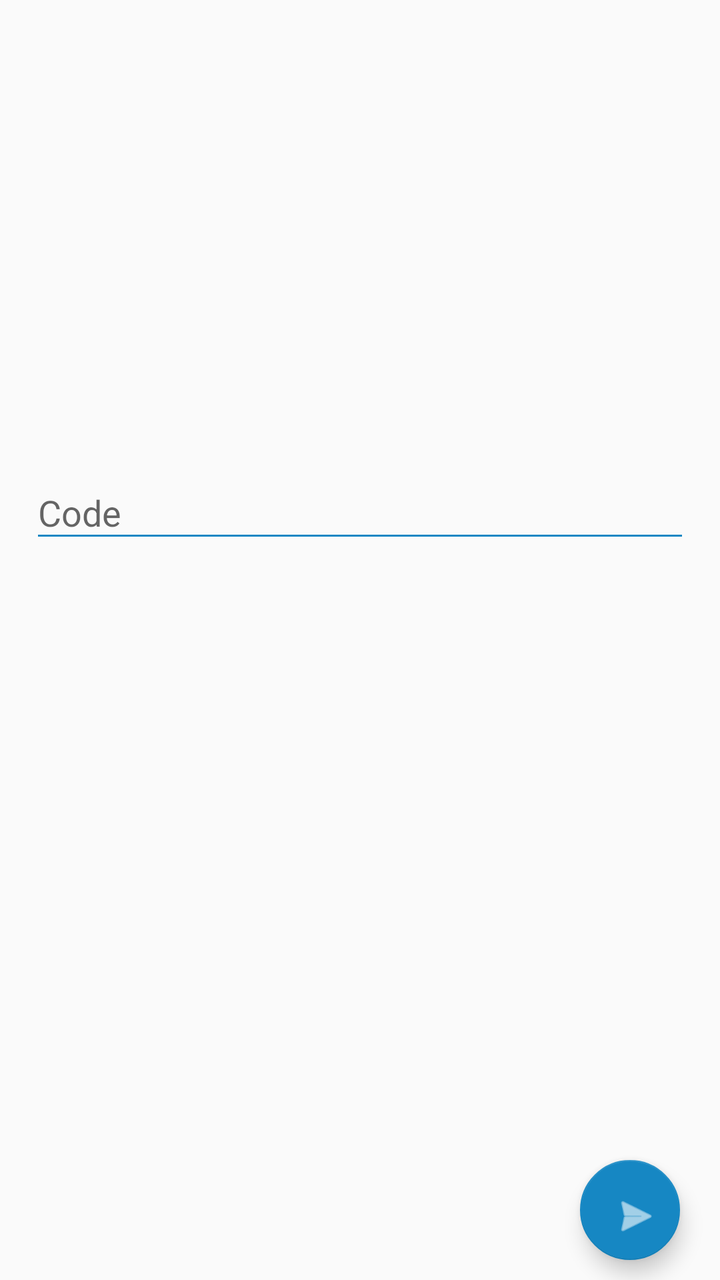
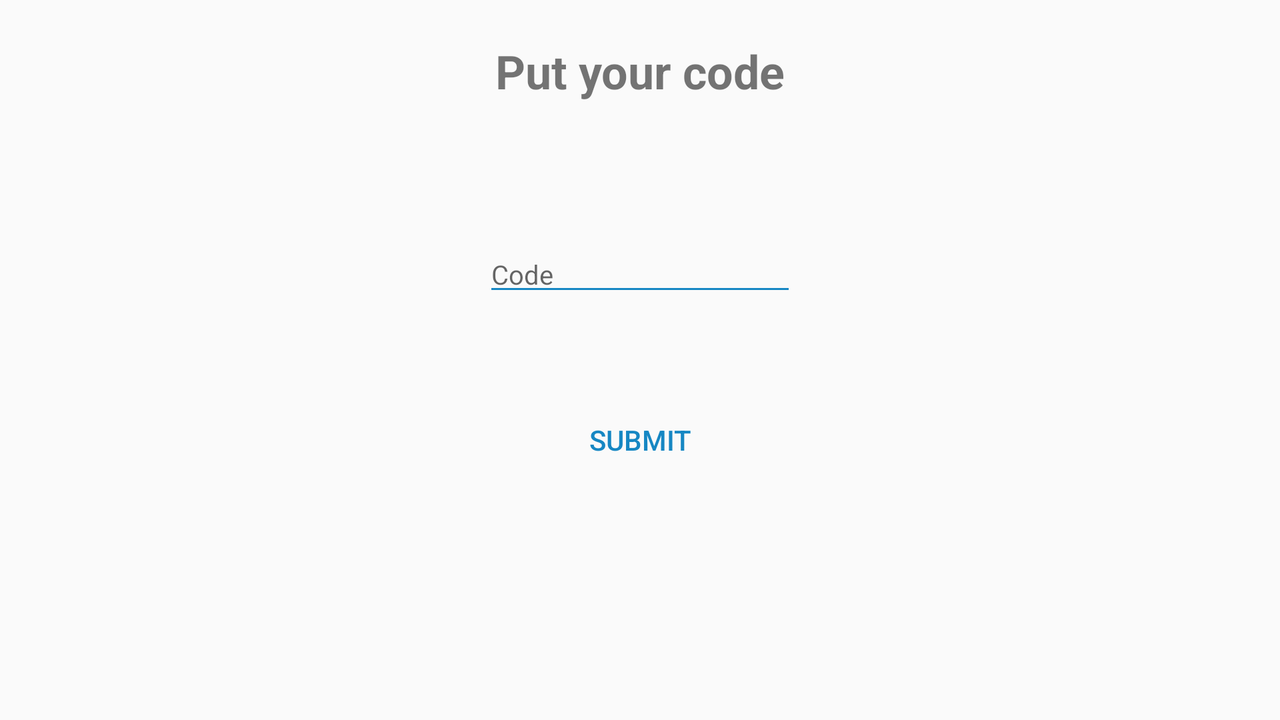

An Android layout and its configuration variant, each rendered on a device that would load it. The default file and the variant file are quoted in full after the pictures.
<!-- AndroidManifest.xml: activity theme AppTheme.Teal -->
<!-- res/layout/confirmationcode.xml -->
<?xml version="1.0" encoding="utf-8"?>
<android.support.constraint.ConstraintLayout xmlns:android="http://schemas.android.com/apk/res/android"
    android:layout_width="match_parent"
    android:layout_height="match_parent"
    xmlns:app="http://schemas.android.com/apk/res-auto">

    <android.support.constraint.Guideline
        android:id="@+id/guide"
        android:layout_width="wrap_content"
        android:layout_height="wrap_content"
        android:orientation="horizontal"
        app:layout_constraintGuide_percent="0.35"/>

    <android.support.design.widget.TextInputLayout
        android:id="@+id/inputcode"
        android:layout_width="330dp"
        android:layout_height="wrap_content"
        app:layout_constraintTop_toBottomOf="@id/guide"
        app:layout_constraintLeft_toLeftOf="parent"
        app:layout_constraintRight_toRightOf="parent">
        <EditText
            android:id="@+id/editcode"
            android:layout_width="match_parent"
            android:layout_height="wrap_content"
            android:ems="10"
            android:hint="Code"
            android:inputType="number"
            android:maxLength="6"/>
    </android.support.design.widget.TextInputLayout>

    <android.support.design.widget.FloatingActionButton
        android:id="@+id/submitcode"
        android:layout_width="50dp"
        android:layout_height="50dp"
        app:layout_constraintBottom_toBottomOf="parent"
        app:layout_constraintRight_toRightOf="parent"
        android:layout_marginBottom="10dp"
        android:layout_marginRight="20dp"
        android:src="@android:drawable/ic_menu_send"
        android:tint="#FFF"
        android:background="@drawable/roudbutton"/>


</android.support.constraint.ConstraintLayout>
<!-- resources referenced by this layout -->
<resources>
  <!-- drawable roudbutton (drawable) -->
  <?xml version="1.0" encoding="utf-8"?>
  <selector xmlns:android="http://schemas.android.com/apk/res/android">
      <item android:state_pressed="false">
          <shape android:shape="oval">
              <solid android:color="?colorAccent"/>
          </shape>
      </item>
      <item android:state_pressed="true">
          <shape android:shape="oval">
              <solid android:color="?colorPrimary"/>
          </shape>
      </item>
  </selector>
  <style name="AppTheme.Teal" parent="BaseTheme.Teal">
          
          <item name="selectableRectDrawableColored">@drawable/draw_checkbox</item>
          <item name="selectableRoundedRectDrawableColored">@drawable/draw_rounded</item>
      </style>
  <style name="BaseTheme.Teal" parent="AppTheme">
          
          <item name="colorPrimary">@color/material_teal_500</item>
          <item name="colorPrimaryDark">@color/material_teal_700</item>
          <item name="colorAccent">@color/material_teal_a700</item>
  
          <item name="colorControlNormal">@color/material_teal_500</item>
          <item name="colorControlActivated">@color/material_teal_500</item>
          <item name="colorControlHighlight">@color/selector_teal_pressed</item>
          <item name="dialogTheme">@style/AppTheme.Dialog.Teal</item>
          <item name="alertDialogTheme">@style/AppTheme.Dialog.Alert.Teal</item>
      </style>
  <!-- drawable draw_checkbox (drawable) -->
  <?xml version="1.0" encoding="utf-8"?>
  <selector xmlns:android="http://schemas.android.com/apk/res/android">
      <item android:state_pressed="true">
          <shape android:shape="rectangle">
              <solid android:color="@color/selector_teal_pressed"/>
          </shape>
      </item>
      
      <item android:state_selected="true">
          <shape android:shape="rectangle">
              <solid android:color="@color/selector_teal_focused"/>
          </shape>
      </item>
      
      <item android:state_focused="true">
          <shape android:shape="rectangle">
              <solid android:color="@color/selector_teal_focused"/>
          </shape>
      </item>
      
      <item android:drawable="@color/selector_normal"/>
  </selector>
  <style name="AppTheme" parent="BaseTheme">
          
     
      </style>
  <color name="material_teal_500">#1687C3</color>
  <color name="material_teal_700">#116E9F</color>
  <color name="material_teal_a700">#1687C3</color>
  <color name="selector_teal_pressed">#4400BFA5</color>
  <style name="AppTheme.Dialog.Teal">
          <item name="colorPrimary">@color/material_teal_500</item>
          <item name="colorPrimaryDark">@color/material_teal_700</item>
          <item name="colorAccent">@color/material_teal_a700</item>
      </style>
  <style name="AppTheme.Dialog.Alert.Teal">
          <item name="colorPrimary">@color/material_teal_500</item>
          <item name="colorPrimaryDark">@color/material_teal_700</item>
          <item name="colorAccent">@color/material_teal_a700</item>
      </style>
  <color name="selector_teal_focused">#2200BFA5</color>
  <color name="selector_normal">@android:color/transparent</color>
  <!-- from res/values-v19/ -->
  <style name="BaseTheme" parent="@style/Theme.AppCompat.Light.DarkActionBar">
          
          <item name="dialogTheme">@style/AppTheme.Dialog</item>
          <item name="alertDialogTheme">@style/AppTheme.Dialog.Alert</item>
          <item name="colorControlHighlight">@color/selector_black_pressed</item>
          <item name="windowActionBar">false</item>
          <item name="windowNoTitle">true</item>
      </style>
  <style name="AppTheme.Dialog" parent="Theme.AppCompat.Light.Dialog">
      </style>
  <style name="AppTheme.Dialog.Alert" parent="Theme.AppCompat.Light.Dialog.Alert">
      </style>
  <color name="selector_black_pressed">#1F000000</color>
</resources>
<!-- res/layout-land/confirmationcode.xml (the repository's variant of the layout above) -->
<!-- drawn on the phone turned sideways -->
<?xml version="1.0" encoding="utf-8"?>
<android.support.constraint.ConstraintLayout xmlns:android="http://schemas.android.com/apk/res/android"
    android:layout_width="match_parent"
    android:layout_height="match_parent"
    xmlns:app="http://schemas.android.com/apk/res-auto">

    <android.support.constraint.Guideline
        android:id="@+id/guide"
        android:layout_width="wrap_content"
        android:layout_height="wrap_content"
        android:orientation="horizontal"
        app:layout_constraintGuide_percent="0.3"/>

    <TextView
        android:id="@+id/codereset"
        android:layout_width="wrap_content"
        android:layout_height="wrap_content"
        app:layout_constraintLeft_toLeftOf="parent"
        app:layout_constraintRight_toRightOf="parent"
        app:layout_constraintTop_toTopOf="parent"
        android:layout_marginTop="20dp"
        android:text="Put your code"
        android:textSize="70px"
        android:textStyle="bold" />
    <EditText
        android:id="@+id/putcode"
        android:layout_width="wrap_content"
        android:layout_height="wrap_content"
        app:layout_constraintTop_toBottomOf="@id/guide"
        app:layout_constraintLeft_toLeftOf="parent"
        app:layout_constraintRight_toRightOf="parent"
        android:layout_marginTop="10dp"
        android:ems="10"
        android:hint="Code"
        android:inputType="number"
        android:maxLength="10"
        android:textSize="40px"/>
    <Button
        android:id="@+id/submitcode"
        android:layout_width="200dp"
        android:layout_height="wrap_content"
        app:layout_constraintTop_toBottomOf="@id/putcode"
        app:layout_constraintLeft_toLeftOf="parent"
        app:layout_constraintRight_toRightOf="parent"
        android:layout_marginTop="43dp"
        android:text="Submit"
        style="@style/ButtonStyle.Borderless.ColoredText"/>


</android.support.constraint.ConstraintLayout>
<!-- resources referenced by the variant -->
<!-- as the phone turned sideways resolves them -->
<resources>
  <style name="ButtonStyle.Borderless.ColoredText" parent="@style/Widget.AppCompat.Button.Borderless.Colored">
      </style>
  <style name="AppTheme.Teal" parent="BaseTheme.Teal">
          
          <item name="selectableRectDrawableColored">@drawable/draw_checkbox</item>
          <item name="selectableRoundedRectDrawableColored">@drawable/draw_rounded</item>
      </style>
  <style name="BaseTheme.Teal" parent="AppTheme">
          
          <item name="colorPrimary">@color/material_teal_500</item>
          <item name="colorPrimaryDark">@color/material_teal_700</item>
          <item name="colorAccent">@color/material_teal_a700</item>
  
          <item name="colorControlNormal">@color/material_teal_500</item>
          <item name="colorControlActivated">@color/material_teal_500</item>
          <item name="colorControlHighlight">@color/selector_teal_pressed</item>
          <item name="dialogTheme">@style/AppTheme.Dialog.Teal</item>
          <item name="alertDialogTheme">@style/AppTheme.Dialog.Alert.Teal</item>
      </style>
  <!-- drawable draw_checkbox (drawable) -->
  <?xml version="1.0" encoding="utf-8"?>
  <selector xmlns:android="http://schemas.android.com/apk/res/android">
      <item android:state_pressed="true">
          <shape android:shape="rectangle">
              <solid android:color="@color/selector_teal_pressed"/>
          </shape>
      </item>
      
      <item android:state_selected="true">
          <shape android:shape="rectangle">
              <solid android:color="@color/selector_teal_focused"/>
          </shape>
      </item>
      
      <item android:state_focused="true">
          <shape android:shape="rectangle">
              <solid android:color="@color/selector_teal_focused"/>
          </shape>
      </item>
      
      <item android:drawable="@color/selector_normal"/>
  </selector>
  <style name="AppTheme" parent="BaseTheme">
          
     
      </style>
  <color name="material_teal_500">#1687C3</color>
  <color name="material_teal_700">#116E9F</color>
  <color name="material_teal_a700">#1687C3</color>
  <color name="selector_teal_pressed">#4400BFA5</color>
  <style name="AppTheme.Dialog.Teal">
          <item name="colorPrimary">@color/material_teal_500</item>
          <item name="colorPrimaryDark">@color/material_teal_700</item>
          <item name="colorAccent">@color/material_teal_a700</item>
      </style>
  <style name="AppTheme.Dialog.Alert.Teal">
          <item name="colorPrimary">@color/material_teal_500</item>
          <item name="colorPrimaryDark">@color/material_teal_700</item>
          <item name="colorAccent">@color/material_teal_a700</item>
      </style>
  <color name="selector_teal_focused">#2200BFA5</color>
  <color name="selector_normal">@android:color/transparent</color>
  <!-- from res/values-v19/ -->
  <style name="BaseTheme" parent="@style/Theme.AppCompat.Light.DarkActionBar">
          
          <item name="dialogTheme">@style/AppTheme.Dialog</item>
          <item name="alertDialogTheme">@style/AppTheme.Dialog.Alert</item>
          <item name="colorControlHighlight">@color/selector_black_pressed</item>
          <item name="windowActionBar">false</item>
          <item name="windowNoTitle">true</item>
      </style>
  <style name="AppTheme.Dialog" parent="Theme.AppCompat.Light.Dialog">
      </style>
  <style name="AppTheme.Dialog.Alert" parent="Theme.AppCompat.Light.Dialog.Alert">
      </style>
  <color name="selector_black_pressed">#1F000000</color>
</resources>
